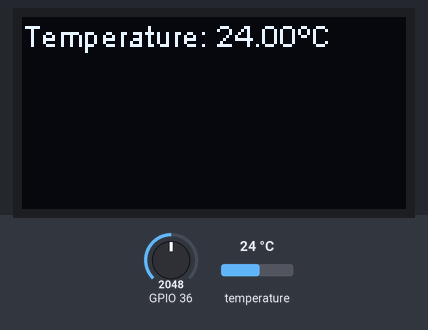
This sketch was run on a simulated ESP32. Parts: 128×64 one-colour display. Inputs (shaded band) come from the test bench; at power-on: temperature 24 °C, GPIO 36 = 2048. WiFi joins after 1.5 s; servers stay silent unless stated; no MQTT or app messages arrive unless stated; what the sketch prints to the serial monitor is not drawn.

Above: at 2.9 s.
3.0 s: temperature set to 12 °C
At 8.7 s:
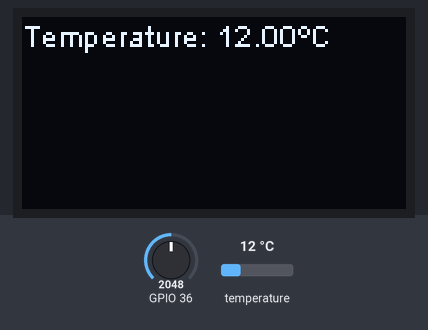
9.6 s: temperature set to 19 °C
20.4 s: temperature set to 28 °C
At 26.7 s:
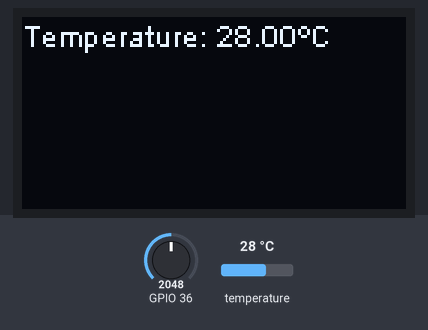
Timing chart, 0 to 28.2 s (numbered marks = the images above; inputs shaded):
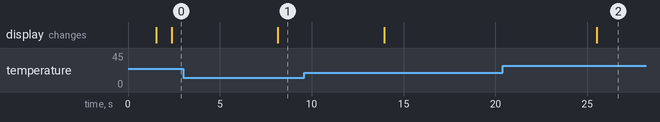

Measured:
- after the input at 3.0 s, the display: changes after 5.2 s (image 1)
- after the input at 20.4 s, the display: changes after 5.1 s (image 2)

The sketch:

test.ino
```cpp
#include "SSD1306Wire.h"
#include <Wire.h>
//#include <Adafruit_BME280.h>
#include <OneWire.h>
#include <DallasTemperature.h>
#include <WiFi.h>
#include <PubSubClient.h>
#include "esp_adc_cal.h"

char* DEVICEID   =    "sensor/jw00T/data";

// Replace the next variables with your SSID/Password combination
const char* ssid = "Aw geez Rick theres a password";
const char* password = "SpaceRoses13";

int msgcounter = 0;

// Add your MQTT Broker IP address, example:
const char* mqtt_server = "52.117.240.201";

WiFiClient espClient;
PubSubClient client(espClient);
long lastMsg = 0;
char msg[50];
int value = 0;

// GPIO where the DS18B20 is connected to
const int oneWireBus = 2;
OneWire oneWire(oneWireBus);
DallasTemperature sensors(&oneWire);

SSD1306Wire display(0x3c, SDA, SCL);
//Adafruit_BME280 bme;

void initOLED() {
  display.init();
  display.flipScreenVertically();
  display.setFont(ArialMT_Plain_10);
  display.setTextAlignment(TEXT_ALIGN_LEFT);
}

void displayOLED() {
  display.clear();


  display.setFont(ArialMT_Plain_10);
  display.drawString(0, 0, "Hola");
  display.setFont(ArialMT_Plain_16);
  display.drawString(0, 10, "Ni Hao Ma");
  display.setFont(ArialMT_Plain_24);
  display.drawString(0, 26, "Namaste");

  display.setFont(ArialMT_Plain_10);
  display.drawString(0, 50, String(millis()));

  display.display();
}

void setup() {
  adc1_config_width(ADC_WIDTH_12Bit);
  adc1_config_channel_atten(ADC1_CHANNEL_0, ADC_ATTEN_0db); //set reference voltage to internal
  Serial.begin(115200);
  WiFi.begin(ssid, password);
  while (WiFi.status() != WL_CONNECTED) {
    delay(500);
    Serial.print(".");
  }
  client.setServer(mqtt_server, 1883);
  client.setCallback(callback);

  initOLED();
//  bool status;
//  status = bme.begin(uint8_t(0x76), forBME);
  sensors.begin();
  if (false) {
    Serial.println("No valid BME280 sensor.");
    display.clear();
    display.setFont(ArialMT_Plain_24);
    display.drawString(0, 0, "NO BME280!");
    display.display();
    delay(2000);
    while (true);
  }
}

 float temperature;
 //float pressure;
 //float humidity;

void send(String mqttmsg) {
  Serial.println("Sending MQTT Message");
  Serial.println(mqttmsg.c_str());
  client.publish(DEVICEID, mqttmsg.c_str(), true);
}

String macToStr(const uint8_t* mac)
{
  String result;
  for (int i = 0; i < 6; ++i) {
    result += String(mac[i], 16);
    if (i < 5)
      result += ':';
  }
  return result;
}

void loop() {
  msgcounter++;
  if (!client.connected()) reconnect();
  client.loop();

  sensors.requestTemperatures();
  temperature = sensors.getTempCByIndex(0);
  //temperature = bme.readTemperature();
  //pressure = bme.readPressure();
  //humidity = bme.readHumidity();

  display.clear();
  display.drawString(0, 0, "Temperature: " + String(temperature) + "ºC");
  //display.drawString(10, 0, "  Pressure: " + String(pressure));
  //display.drawString(20, 0, "  Humidity: " + String(humidity));
  display.display();
  Serial.println("Temperature: " + String(temperature) + "ºC");
  float myvol = adc1_get_raw(ADC1_CHANNEL_0);
  Serial.println("Voltage: " + String(myvol));

  String msg = "{\"msgnumber\" :  " + String(msgcounter) + ", \"mac\" :  \"" + WiFi.macAddress() + "\",\"ip\" : \"" + ipToString(WiFi.localIP()) + "\",\"voltage\" :  " + String((myvol * 3.9) / 4095) + ", \"temperature\" : "+String(temperature)+"}";;
  send(msg);
  delay(5000);
}

void callback(char* topic, byte* message, unsigned int length) {
  Serial.print("Message arrived on topic: ");
  Serial.print(topic);
  Serial.print(". Message: ");

  for (int i = 0; i < length; i++) {
    Serial.print((char)message[i]);
  }
  Serial.println();
}

String ipToString(IPAddress ip){
  String s="";
  for (int i=0; i<4; i++)
    s += i  ? "." + String(ip[i]) : String(ip[i]);
  return s;
}

void reconnect() {
  // Loop until we're reconnected
  while (!client.connected()) {
    Serial.print("Attempting MQTT connection...");
    // Attempt to connect
    if (client.connect("ESP8266Client")) {
      Serial.println("connected");
      // Subscribe
       client.subscribe("sensor/jw00T/command");
    } else {
      Serial.print("failed, rc=");
      Serial.print(client.state());
      Serial.println(" try again in 5 seconds");
      // Wait 5 seconds before retrying
      delay(5000);
    }
  }
}
```
